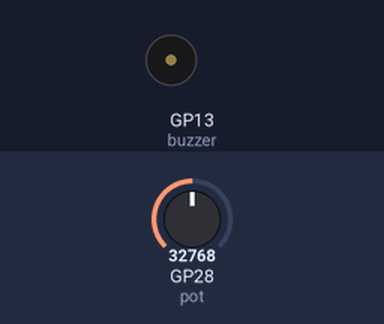
A program run on a simulated Raspberry Pi Pico running MicroPython. Shown: buzzer (waves = sounding). Inputs (shaded band) come from the test bench; at power-on: GP28 (pot) = 32768 (analog values on the 0–65535 scale).

Above: at 0.82 s.
1.3 s: GP28 (pot) set to 7864
At 2.3 s:
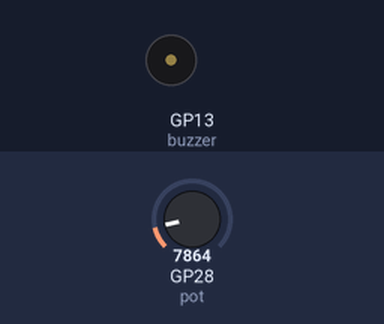
4.4 s: GP28 (pot) set to 32767
At 4.91 s:
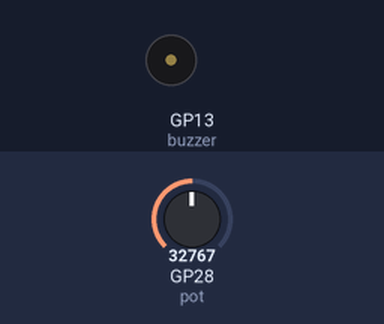
Timing chart, 0 to 13.5 s (numbered marks = the images above; inputs shaded):
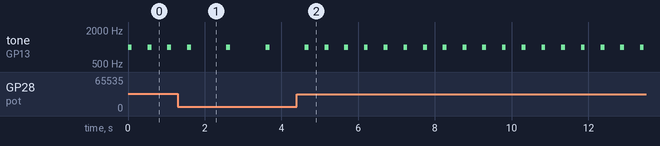

Measured:
- after the input at 1.3 s, tone on GP13 (buzzer): alternates 1000 Hz for 0.10 s and silent for 0.92 s, starting after 1.3 s
- after the input at 4.4 s, tone on GP13 (buzzer): alternates 1000 Hz for 0.10 s and silent for 0.41 s, starting after 0.73 s
- by itself, tone on GP13 (buzzer): alternates 1000 Hz for 0.10 s and silent for 0.41 s

The program:

Lab18_Metronome.py
```python
from machine import PWM,Pin,ADC
import time

# 建立 PWM 物件, 並命名為 buzzer
buzzer = PWM(Pin(13))
buzzer.duty_u16(2**15)

# 設定 A2 為類比輸入腳位, 並命名為 pot
pot = ADC(2)

while True:
    # 將可變電阻的 ADC 值轉換成 BPM
    beat = int(pot.read_u16()*210/65460) + 40

    # 開啟聲音
    buzzer.duty_u16(2**15)
    time.sleep(0.1)
    # 關閉聲音
    buzzer.duty_u16(0)
    time.sleep(60/beat) 
```
